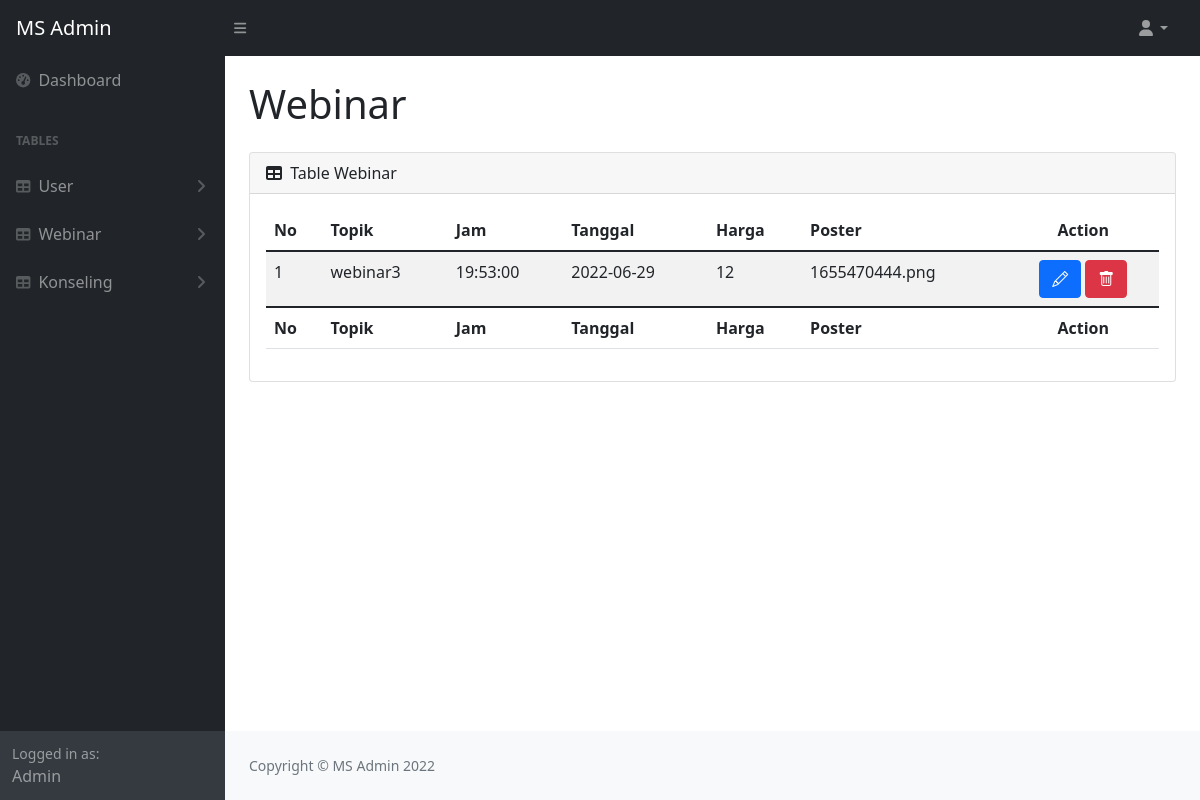
The app's page /admin/app_admin.php?page=webinar_table (signed in), older data.
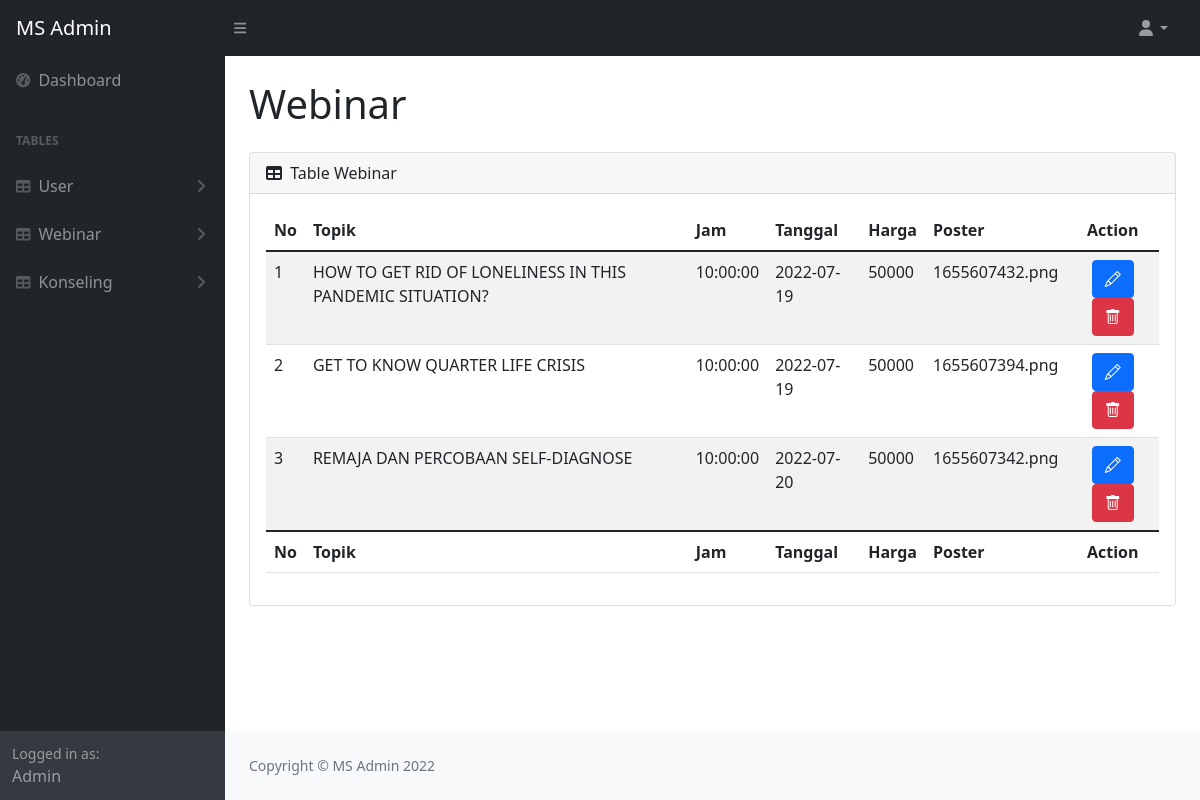
The same page, newer data.
### tables this page shows
CREATE TABLE `webinar` (
  `id` int(11) NOT NULL,
  `admin` int(11) NOT NULL,
  `mentor` int(11) NOT NULL,
  `topik` varchar(128) NOT NULL,
  `jam` time NOT NULL,
  `tanggal` date NOT NULL,
  `harga` int(11) NOT NULL,
  `poster` varchar(255) NOT NULL
);

### admin/webinar_table.php (the view, shortened to what this page needs)
<main>
    <div class="container-fluid px-4">
        <h1 class="mt-4 mb-4">Webinar</h1>
        <div class="card mt-2">
            <div class="card-header">
                <i class="fas fa-table me-1"></i>
                Table Webinar
            </div>
            <div class="card-body">
                <table id="datatablesSimple" class="table table-striped">
                    <thead>
                        <tr>
                            <th>No</th>
                            <th>Topik</th>
                            <th>Jam</th>
                            <th>Tanggal</th>
                            <th>Harga</th>
                            <th>Poster</th>
                            <th class="text-center">Action</th>
                        </tr>
                    </thead>
                    <tfoot>
                        <tr>
                            <th>No</th>
                            <th>Topik</th>
                            <th>Jam</th>
                            <th>Tanggal</th>
                            <th>Harga</th>
                            <th>Poster</th>
                            <th class="text-center">Action</th>
                        </tr>
                    </tfoot>
                    <tbody>
                        <?php
                        include "connect.php";
                        $i = 1;
                        $sql = "SELECT * FROM webinar ORDER BY id DESC";
                        $hasil = mysqli_query($conn, $sql);
                        while ($row = mysqli_fetch_array($hasil)) {
                        ?>
                            <tr>
                                <td><?= $i++ ?></td>
                                <td><?= $row['topik'] ?></td>
                                <td><?= $row['jam'] ?></td>
                                <td><?= $row['tanggal'] ?></td>
                                <td><?= $row['harga'] ?></td>
                                <td><?= $row['poster'] ?></td>
                                <td class="text-center">
                                    <a href="app_admin.php?page=page_edit_webinar&id=<?= $row['id'] ?>" class="btn btn-primary bi bi-pencil"></a>
                                    <a href="delete_webinar.php?id=<?= $row['id'] ?>" class="btn btn-danger bi bi-trash"></a>
                                </td>
                            </tr>
                        <?php } ?>
                    </tbody>
                </table>
            </div>
        </div>
    </div>
</main>

Row changes from the older to the newer data that the page shows:
removed webinar: topik "webinar3", jam "19:53:00", tanggal "2022-06-29", harga "12", poster "1655470444.png"
added webinar: topik "HOW TO GET RID OF LONELINESS IN THIS PANDEMIC SITUATION?", jam "10:00:00", tanggal "2022-07-19", harga "50000", poster "1655607432.png"
added webinar: topik "GET TO KNOW QUARTER LIFE CRISIS", jam "10:00:00", tanggal "2022-07-19", harga "50000", poster "1655607394.png"
added webinar: topik "REMAJA DAN PERCOBAAN SELF-DIAGNOSE", jam "10:00:00", tanggal "2022-07-20", harga "50000", poster "1655607342.png"
